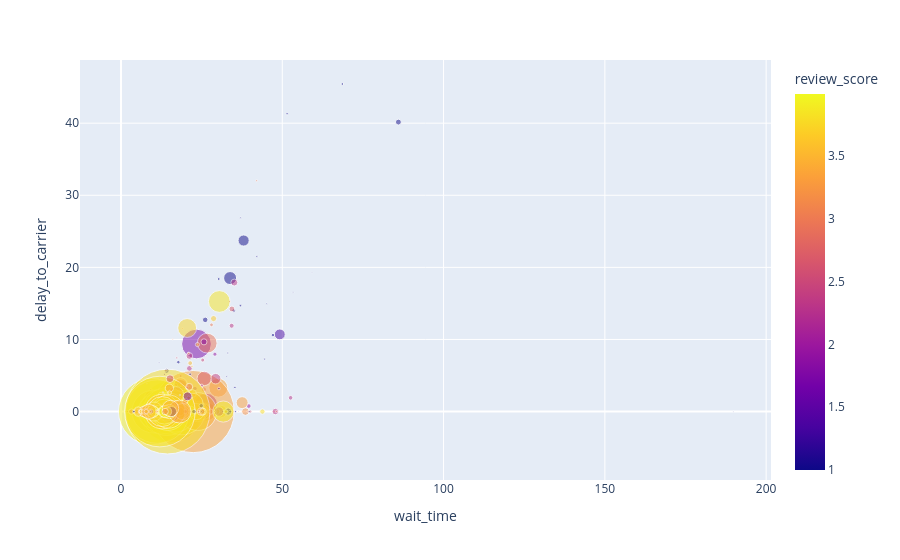

Source (notebook cell):
### Markdown cell above
💡 Çok düşük değerlendirme puanlarına sahip bir grup satıcının öne çıktığı görünüyor!

📊 Grafiksel olarak inceleyelim:
- `plotly` kullanarak `delay_to_carrier` ile `wait_time` arasındaki ilişkiyi gösteren bir saçılma grafiği (scatterplot) oluşturuyoruz; kabarcık boyutunu satıcının toplam `sales`'i, rengini ise `review_score` belirliyor.

`plotly`'ı daha sonra detaylı göreceğiz; şimdilik aşağıdaki hücreyi çalıştırın.

### Code cell
import plotly.express as px
fig = px.scatter(data_frame = sellers[sellers['review_score'] < 4],
    x="wait_time",
    y="delay_to_carrier",
    size="sales",
    color="review_score",
    size_max = 60,
    opacity = 0.5
)
fig.show()

### Figure 1 — Plotly figure (JSON) as saved in the notebook; plotly's stock layout.template omitted (floating-point values rounded to 4 significant figures; data arrays with more than 128 entries replaced by an {"elided": "..."} marker saying what was removed)
{"data": [{"hovertemplate": "wait_time=%{x}<br>delay_to_carrier=%{y}<br>sales=%{marker.size}<br>review_score=%{marker.color}<extra></extra>", "legendgroup": "", "marker": {"color": {"elided": "983 float values"}, "coloraxis": "coloraxis", "opacity": 0.5, "size": {"elided": "983 float values"}, "sizemode": "area", "sizeref": 55.69, "symbol": "circle"}, "mode": "markers", "name": "", "orientation": "v", "showlegend": false, "type": "scatter", "x": {"elided": "983 float values"}, "xaxis": "x", "y": {"elided": "983 float values"}, "yaxis": "y"}], "layout": {"coloraxis": {"colorbar": {"title": {"text": "review_score"}}, "colorscale": [[0, "#0d0887"], [0.1111, "#46039f"], [0.2222, "#7201a8"], [0.3333, "#9c179e"], [0.4444, "#bd3786"], [0.5556, "#d8576b"], [0.6667, "#ed7953"], [0.7778, "#fb9f3a"], [0.8889, "#fdca26"], [1, "#f0f921"]]}, "legend": {"itemsizing": "constant", "tracegroupgap": 0}, "margin": {"t": 60}, "xaxis": {"anchor": "y", "domain": [0, 1], "title": {"text": "wait_time"}}, "yaxis": {"anchor": "x", "domain": [0, 1], "title": {"text": "delay_to_carrier"}}}}
